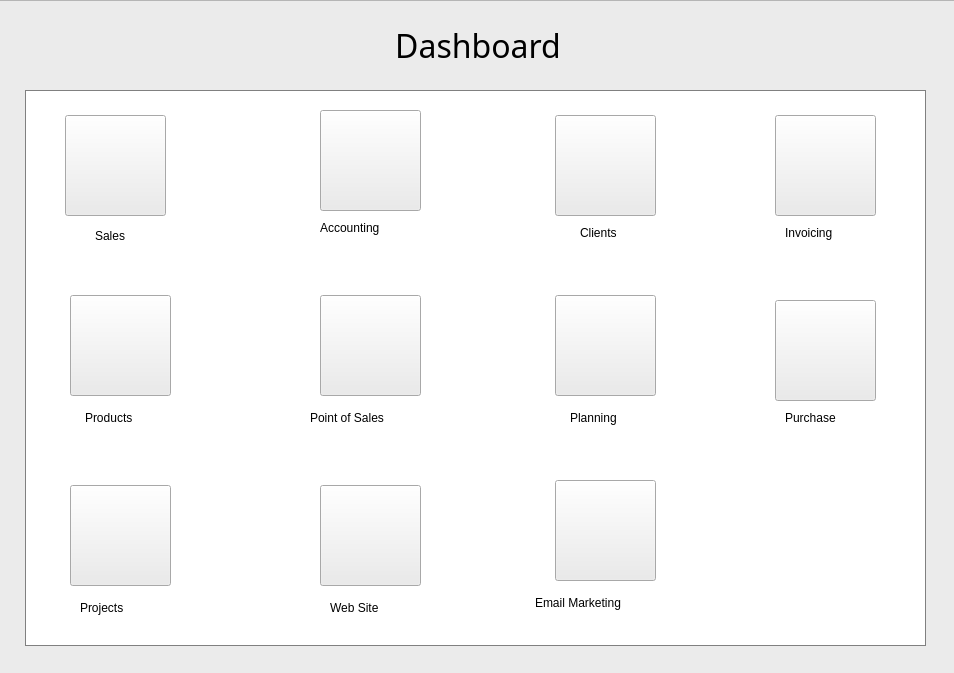
<?xml version="1.0" encoding="UTF-8"?>
<ui version="4.0">
 <class>Form</class>
 <widget class="QWidget" name="Form">
  <property name="geometry">
   <rect>
    <x>0</x>
    <y>0</y>
    <width>954</width>
    <height>673</height>
   </rect>
  </property>
  <property name="windowTitle">
   <string>Form</string>
  </property>
  <widget class="QFrame" name="frame">
   <property name="geometry">
    <rect>
     <x>-15</x>
     <y>0</y>
     <width>986</width>
     <height>731</height>
    </rect>
   </property>
   <property name="styleSheet">
    <string notr="true">background-color: rgb(235, 235, 235);</string>
   </property>
   <property name="frameShape">
    <enum>QFrame::StyledPanel</enum>
   </property>
   <property name="frameShadow">
    <enum>QFrame::Raised</enum>
   </property>
   <widget class="QFrame" name="frame_3">
    <property name="geometry">
     <rect>
      <x>40</x>
      <y>90</y>
      <width>901</width>
      <height>556</height>
     </rect>
    </property>
    <property name="styleSheet">
     <string notr="true">#frame_3 {
background-color: rgb(255, 255, 255);
border: 1px solid gray;

}</string>
    </property>
    <property name="frameShape">
     <enum>QFrame::StyledPanel</enum>
    </property>
    <property name="frameShadow">
     <enum>QFrame::Raised</enum>
    </property>
    <widget class="QPushButton" name="point_of_sales_btn">
     <property name="geometry">
      <rect>
       <x>295</x>
       <y>205</y>
       <width>101</width>
       <height>101</height>
      </rect>
     </property>
     <property name="styleSheet">
      <string notr="true"/>
     </property>
     <property name="text">
      <string/>
     </property>
     <property name="iconSize">
      <size>
       <width>99</width>
       <height>99</height>
      </size>
     </property>
     <property name="shortcut">
      <string notr="true"/>
     </property>
    </widget>
    <widget class="QLabel" name="sales_label">
     <property name="geometry">
      <rect>
       <x>70</x>
       <y>135</y>
       <width>51</width>
       <height>21</height>
      </rect>
     </property>
     <property name="styleSheet">
      <string notr="true">font: 63 14pt &quot;Lucida Bright&quot;;
background-color: white;</string>
     </property>
     <property name="text">
      <string>Sales</string>
     </property>
    </widget>
    <widget class="QPushButton" name="planning_btn">
     <property name="geometry">
      <rect>
       <x>530</x>
       <y>205</y>
       <width>101</width>
       <height>101</height>
      </rect>
     </property>
     <property name="styleSheet">
      <string notr="true"/>
     </property>
     <property name="text">
      <string/>
     </property>
     <property name="iconSize">
      <size>
       <width>99</width>
       <height>99</height>
      </size>
     </property>
     <property name="shortcut">
      <string notr="true"/>
     </property>
    </widget>
    <widget class="QPushButton" name="sales_btn">
     <property name="geometry">
      <rect>
       <x>40</x>
       <y>25</y>
       <width>101</width>
       <height>101</height>
      </rect>
     </property>
     <property name="styleSheet">
      <string notr="true"/>
     </property>
     <property name="text">
      <string/>
     </property>
     <property name="icon">
      <iconset>
       <normaloff>../sprites/button_icons/sales_icon.png</normaloff>../sprites/button_icons/sales_icon.png</iconset>
     </property>
     <property name="iconSize">
      <size>
       <width>99</width>
       <height>99</height>
      </size>
     </property>
     <property name="shortcut">
      <string notr="true"/>
     </property>
    </widget>
    <widget class="QPushButton" name="accounting_btn">
     <property name="geometry">
      <rect>
       <x>295</x>
       <y>20</y>
       <width>101</width>
       <height>101</height>
      </rect>
     </property>
     <property name="styleSheet">
      <string notr="true"/>
     </property>
     <property name="text">
      <string/>
     </property>
     <property name="icon">
      <iconset>
       <normaloff>../sprites/button_icons/accounting_icon.png</normaloff>../sprites/button_icons/accounting_icon.png</iconset>
     </property>
     <property name="iconSize">
      <size>
       <width>99</width>
       <height>99</height>
      </size>
     </property>
     <property name="shortcut">
      <string notr="true"/>
     </property>
    </widget>
    <widget class="QPushButton" name="clients_btn">
     <property name="geometry">
      <rect>
       <x>530</x>
       <y>25</y>
       <width>101</width>
       <height>101</height>
      </rect>
     </property>
     <property name="styleSheet">
      <string notr="true"/>
     </property>
     <property name="text">
      <string/>
     </property>
     <property name="iconSize">
      <size>
       <width>99</width>
       <height>99</height>
      </size>
     </property>
     <property name="shortcut">
      <string notr="true"/>
     </property>
    </widget>
    <widget class="QPushButton" name="invoicing_btn">
     <property name="geometry">
      <rect>
       <x>750</x>
       <y>25</y>
       <width>101</width>
       <height>101</height>
      </rect>
     </property>
     <property name="styleSheet">
      <string notr="true"/>
     </property>
     <property name="text">
      <string/>
     </property>
     <property name="iconSize">
      <size>
       <width>99</width>
       <height>99</height>
      </size>
     </property>
     <property name="shortcut">
      <string notr="true"/>
     </property>
    </widget>
    <widget class="QPushButton" name="products_btn">
     <property name="geometry">
      <rect>
       <x>45</x>
       <y>205</y>
       <width>101</width>
       <height>101</height>
      </rect>
     </property>
     <property name="styleSheet">
      <string notr="true"/>
     </property>
     <property name="text">
      <string/>
     </property>
     <property name="iconSize">
      <size>
       <width>99</width>
       <height>99</height>
      </size>
     </property>
     <property name="shortcut">
      <string notr="true"/>
     </property>
    </widget>
    <widget class="QPushButton" name="email_marketing_btn">
     <property name="geometry">
      <rect>
       <x>530</x>
       <y>390</y>
       <width>101</width>
       <height>101</height>
      </rect>
     </property>
     <property name="styleSheet">
      <string notr="true"/>
     </property>
     <property name="text">
      <string/>
     </property>
     <property name="iconSize">
      <size>
       <width>99</width>
       <height>100</height>
      </size>
     </property>
     <property name="shortcut">
      <string notr="true"/>
     </property>
    </widget>
    <widget class="QLabel" name="accounting_label">
     <property name="geometry">
      <rect>
       <x>295</x>
       <y>125</y>
       <width>116</width>
       <height>26</height>
      </rect>
     </property>
     <property name="styleSheet">
      <string notr="true">font: 63 14pt &quot;Lucida Bright&quot;;
background-color: white;</string>
     </property>
     <property name="text">
      <string>Accounting</string>
     </property>
    </widget>
    <widget class="QLabel" name="client_label">
     <property name="geometry">
      <rect>
       <x>555</x>
       <y>130</y>
       <width>66</width>
       <height>26</height>
      </rect>
     </property>
     <property name="styleSheet">
      <string notr="true">font: 63 14pt &quot;Lucida Bright&quot;;
background-color: white;</string>
     </property>
     <property name="text">
      <string>Clients</string>
     </property>
    </widget>
    <widget class="QLabel" name="invoicing_label">
     <property name="geometry">
      <rect>
       <x>760</x>
       <y>130</y>
       <width>91</width>
       <height>26</height>
      </rect>
     </property>
     <property name="styleSheet">
      <string notr="true">font: 63 14pt &quot;Lucida Bright&quot;;
background-color: white;</string>
     </property>
     <property name="text">
      <string>Invoicing</string>
     </property>
    </widget>
    <widget class="QLabel" name="products_label">
     <property name="geometry">
      <rect>
       <x>60</x>
       <y>315</y>
       <width>86</width>
       <height>26</height>
      </rect>
     </property>
     <property name="styleSheet">
      <string notr="true">font: 63 14pt &quot;Lucida Bright&quot;;
background-color: white;</string>
     </property>
     <property name="text">
      <string>Products</string>
     </property>
    </widget>
    <widget class="QLabel" name="point_of_sales">
     <property name="geometry">
      <rect>
       <x>285</x>
       <y>315</y>
       <width>136</width>
       <height>26</height>
      </rect>
     </property>
     <property name="styleSheet">
      <string notr="true">font: 63 14pt &quot;Lucida Bright&quot;;
background-color: white;</string>
     </property>
     <property name="text">
      <string>Point of Sales</string>
     </property>
    </widget>
    <widget class="QLabel" name="planning_label">
     <property name="geometry">
      <rect>
       <x>545</x>
       <y>315</y>
       <width>86</width>
       <height>26</height>
      </rect>
     </property>
     <property name="styleSheet">
      <string notr="true">font: 63 14pt &quot;Lucida Bright&quot;;
background-color: white;</string>
     </property>
     <property name="text">
      <string>Planning</string>
     </property>
    </widget>
    <widget class="QLabel" name="email_marketing_label">
     <property name="geometry">
      <rect>
       <x>510</x>
       <y>500</y>
       <width>156</width>
       <height>26</height>
      </rect>
     </property>
     <property name="styleSheet">
      <string notr="true">font: 63 14pt &quot;Lucida Bright&quot;;
background-color: white;</string>
     </property>
     <property name="text">
      <string>Email Marketing</string>
     </property>
    </widget>
    <widget class="QPushButton" name="projects_btn">
     <property name="geometry">
      <rect>
       <x>45</x>
       <y>395</y>
       <width>101</width>
       <height>101</height>
      </rect>
     </property>
     <property name="styleSheet">
      <string notr="true"/>
     </property>
     <property name="text">
      <string/>
     </property>
     <property name="iconSize">
      <size>
       <width>99</width>
       <height>99</height>
      </size>
     </property>
     <property name="shortcut">
      <string notr="true"/>
     </property>
    </widget>
    <widget class="QLabel" name="projects_label">
     <property name="geometry">
      <rect>
       <x>55</x>
       <y>505</y>
       <width>86</width>
       <height>26</height>
      </rect>
     </property>
     <property name="styleSheet">
      <string notr="true">font: 63 14pt &quot;Lucida Bright&quot;;
background-color: white;</string>
     </property>
     <property name="text">
      <string>Projects</string>
     </property>
    </widget>
    <widget class="QPushButton" name="purchase_btn">
     <property name="geometry">
      <rect>
       <x>750</x>
       <y>210</y>
       <width>101</width>
       <height>101</height>
      </rect>
     </property>
     <property name="styleSheet">
      <string notr="true"/>
     </property>
     <property name="text">
      <string/>
     </property>
     <property name="iconSize">
      <size>
       <width>99</width>
       <height>99</height>
      </size>
     </property>
     <property name="shortcut">
      <string notr="true"/>
     </property>
    </widget>
    <widget class="QLabel" name="purchase_label">
     <property name="geometry">
      <rect>
       <x>760</x>
       <y>315</y>
       <width>91</width>
       <height>26</height>
      </rect>
     </property>
     <property name="styleSheet">
      <string notr="true">font: 63 14pt &quot;Lucida Bright&quot;;
background-color: white;</string>
     </property>
     <property name="text">
      <string>Purchase</string>
     </property>
    </widget>
    <widget class="QPushButton" name="web_site_btn">
     <property name="geometry">
      <rect>
       <x>295</x>
       <y>395</y>
       <width>101</width>
       <height>101</height>
      </rect>
     </property>
     <property name="styleSheet">
      <string notr="true"/>
     </property>
     <property name="text">
      <string/>
     </property>
     <property name="iconSize">
      <size>
       <width>99</width>
       <height>99</height>
      </size>
     </property>
     <property name="shortcut">
      <string notr="true"/>
     </property>
    </widget>
    <widget class="QLabel" name="web_site_label">
     <property name="geometry">
      <rect>
       <x>305</x>
       <y>505</y>
       <width>86</width>
       <height>26</height>
      </rect>
     </property>
     <property name="styleSheet">
      <string notr="true">font: 63 14pt &quot;Lucida Bright&quot;;
background-color: white;</string>
     </property>
     <property name="text">
      <string>Web Site</string>
     </property>
    </widget>
   </widget>
   <widget class="QLabel" name="label_14">
    <property name="geometry">
     <rect>
      <x>15</x>
      <y>5</y>
      <width>956</width>
      <height>81</height>
     </rect>
    </property>
    <property name="font">
     <font>
      <family>Lucida Bright</family>
      <pointsize>24</pointsize>
      <weight>50</weight>
      <italic>false</italic>
      <bold>false</bold>
     </font>
    </property>
    <property name="styleSheet">
     <string notr="true">font: 24pt &quot;Lucida Bright&quot;;
background-color: rgb(235, 235, 235);</string>
    </property>
    <property name="text">
     <string>Dashboard</string>
    </property>
    <property name="alignment">
     <set>Qt::AlignCenter</set>
    </property>
   </widget>
  </widget>
 </widget>
 <resources/>
 <connections/>
</ui>
